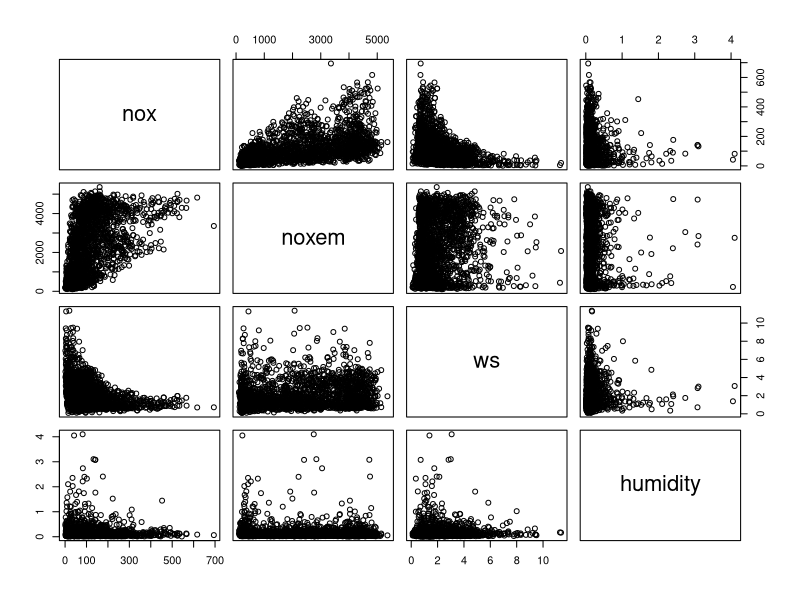
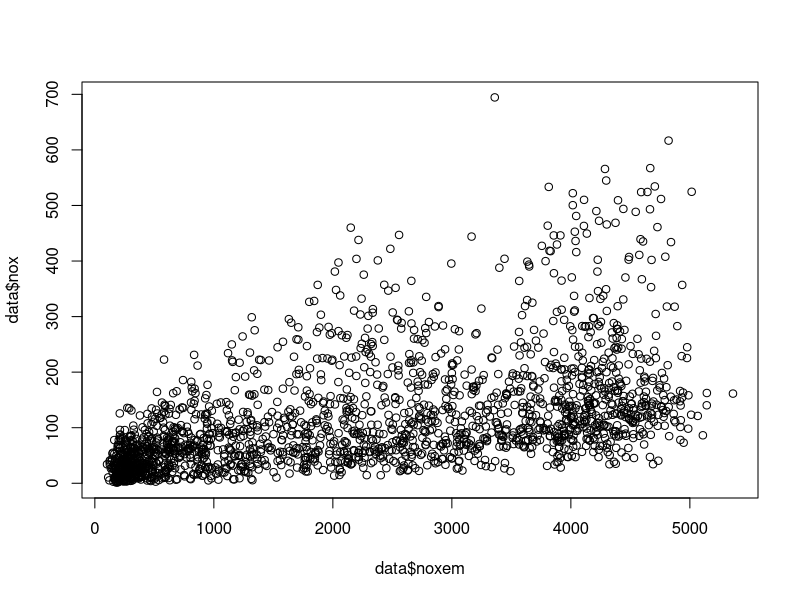
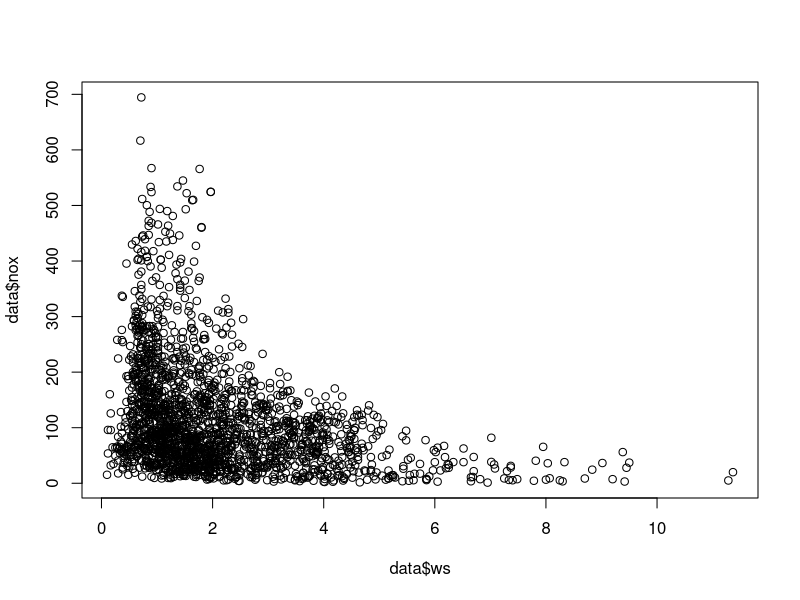
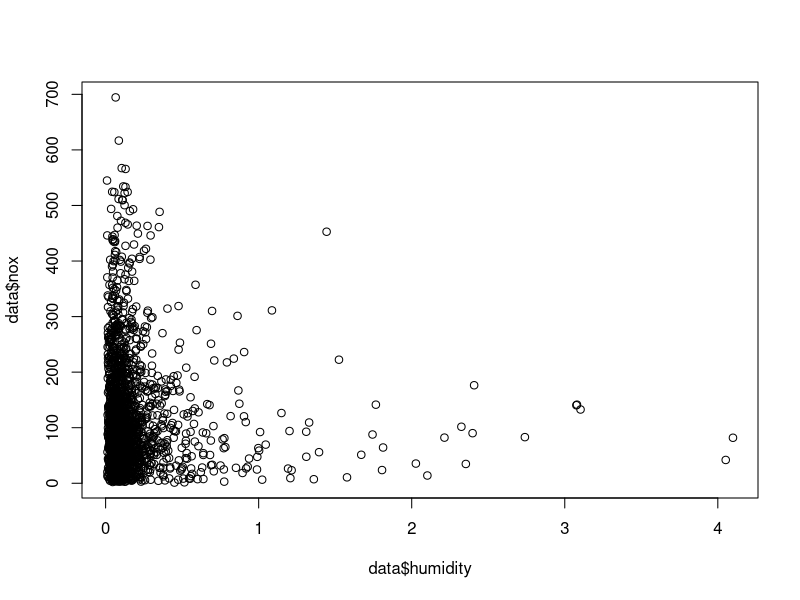

Write R code to recreate these figures, in order. (Note: this script raises an error after producing the figures.)
# Statistical Data and Analysis - ICA. 

# Plot the standard lin model plots
lmsum <- function(lm) {
  # Some analytics plots
  par(mfrow=c(2,2))
  plot(lm, which=c(1,2,3,4), ask=FALSE)
  par(mfrow=c(1,1))
}

# Plots important of Pairs of variables
summaryplots <- function(data) {
  # Initial Matrix plot of all variables.
  pairs(data)
  
  plot(data$noxem,data$nox)
  plot(data$ws,data$nox)
  plot(data$humidity,data$nox)
}

summarisemodel <- function(lm) {
  # Get the residuals from the data
  summary(lm)
  
  nox.res <-residuals(nox.fit);
  nox.stdres <- rstandard(nox.fit);
  
  # Plotting QQ plot of standardised Residuals
  qqnorm(nox.stdres);
  qqline(nox.stdres, col = 2);
  
  lmsum(lm)
}

# Import the data:
data <- read.table('emissionssw.dat', header = T)
summaryplots(data)

### Multivariate Linear Regression ### 
X = as.matrix(data[,c('noxem','ws','humidity')]);
Y = as.matrix(data[,'nox']);

# Simple linear case
nox.fit <- lm(nox ~ noxem^0.2 + ws^0.2 + humidity^0.2, data=data);
summarisemodel(nox.fit)
plot(rstandard(nox.fit), xlab = "Standard Residuals", ylab = "Index")



# Try some log models
logdata = log(data)

# Simple log
log.fit <- lm(nox ~ noxem + ws + humidity, data=logdata);
summarisemodel(log.fit)

# Better but OTT
loginteractions.fit <- lm(nox ~ noxem * ws * humidity, data=logdata);
summarisemodel(loginteractions.fit)

# Plotting Residuals with respect to Predictors:
par( oma=c(1,1,3,1) );
par( mfrow=c(1,3) );
plot( nox.stdres, X[,1], ylab="Noxem predictors", xlab="Standardised residuals" )
plot( nox.stdres, X[,2], ylab="Wind Speed predictors", xlab = "Standardised residuals")
plot( nox.stdres, X[,3], ylab="Humidity predictors", xlab = "Standardised residuals")
par(mfrow=c(1,1))

# Auto-correlation ! 
acf(data$nox)
